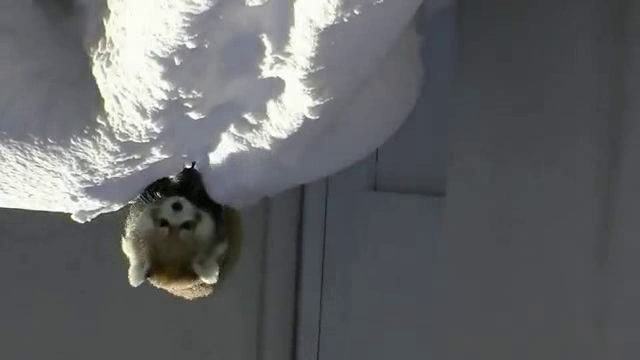
#> input picture frame 56 of flipped_red_panda.avi, 640 x 360 px, given in place of red_panda_snow.mp4, which was not available
$ python hello.py
#> lines starting #> are read from the running program, lines starting #| are printed output that depends on the picture
import cv2 as cv2
import numpy as np

cap = cv2.VideoCapture("red_panda_snow.mp4")

fourcc = cv2.VideoWriter_fourcc(*"XVID")
out = cv2.VideoWriter("flipped_red_panda.avi", fourcc, 25, (640, 360))

while True:
    ret, frame = cap.read()
#> frame is the input picture: shape (360, 640, 3); mean B, G, R 101.6, 99.7, 98.2
    frame2 = cv2.flip(frame, 0)
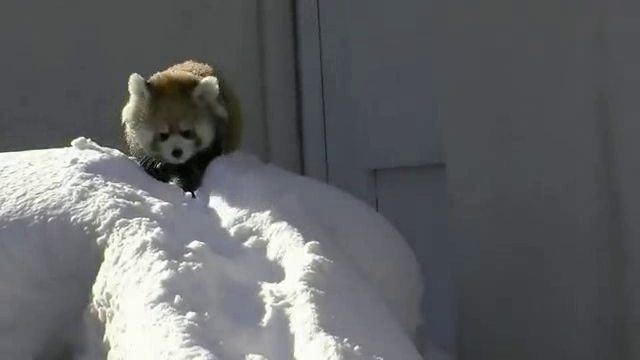
#> frame2: shape (360, 640, 3); mean B, G, R 101.6, 99.7, 98.2

    cv2.imshow("frame2", frame2)
    cv2.imshow("frame", frame)

    out.write(frame2)

    key = cv2.waitKey(25)
#> (key Esc is pressed here)
    if key == 27:
        break

out.release()
cap.release()
cv2.destroyAllWindows()

$ run again, starting later in the video
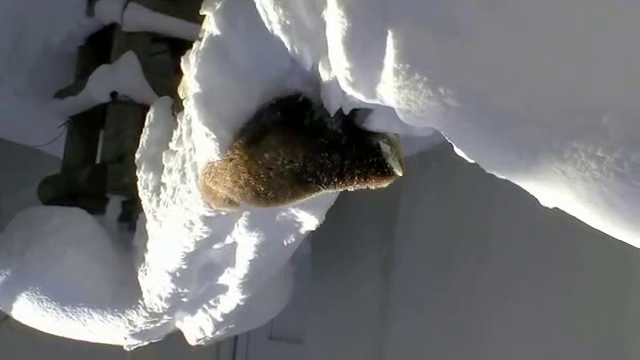
#> input picture frame 253 of flipped_red_panda.avi, 640 x 360 px, given in place of red_panda_snow.mp4, which was not available
#> frame is the input picture: shape (360, 640, 3); mean B, G, R 115.7, 113.8, 113.4
#> `frame2 = cv2.flip(frame, 0)`:
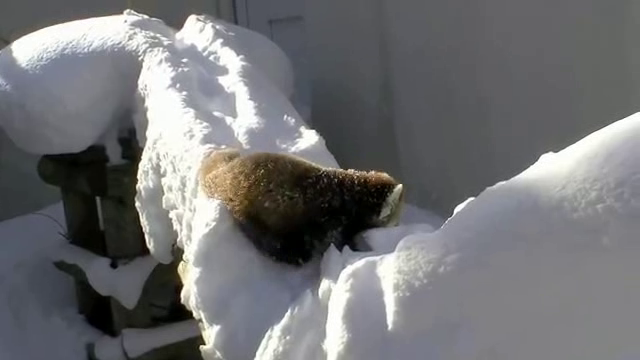
#> frame2: shape (360, 640, 3); mean B, G, R 115.7, 113.8, 113.4

$ run again, starting later in the video
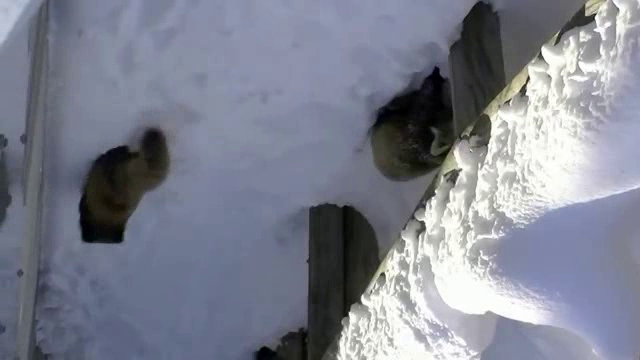
#> input picture frame 450 of flipped_red_panda.avi, 640 x 360 px, given in place of red_panda_snow.mp4, which was not available
#> frame is the input picture: shape (360, 640, 3); mean B, G, R 143.5, 129.6, 125.8
#> `frame2 = cv2.flip(frame, 0)`:
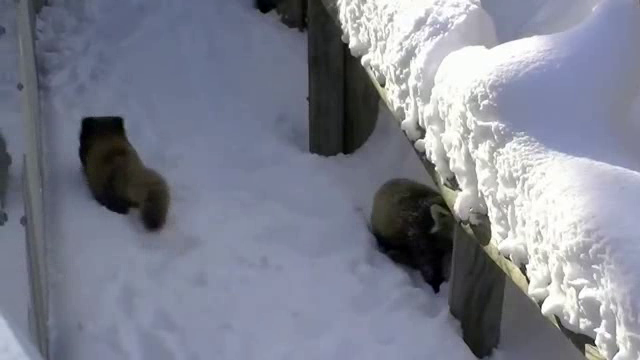
#> frame2: shape (360, 640, 3); mean B, G, R 143.5, 129.6, 125.8
